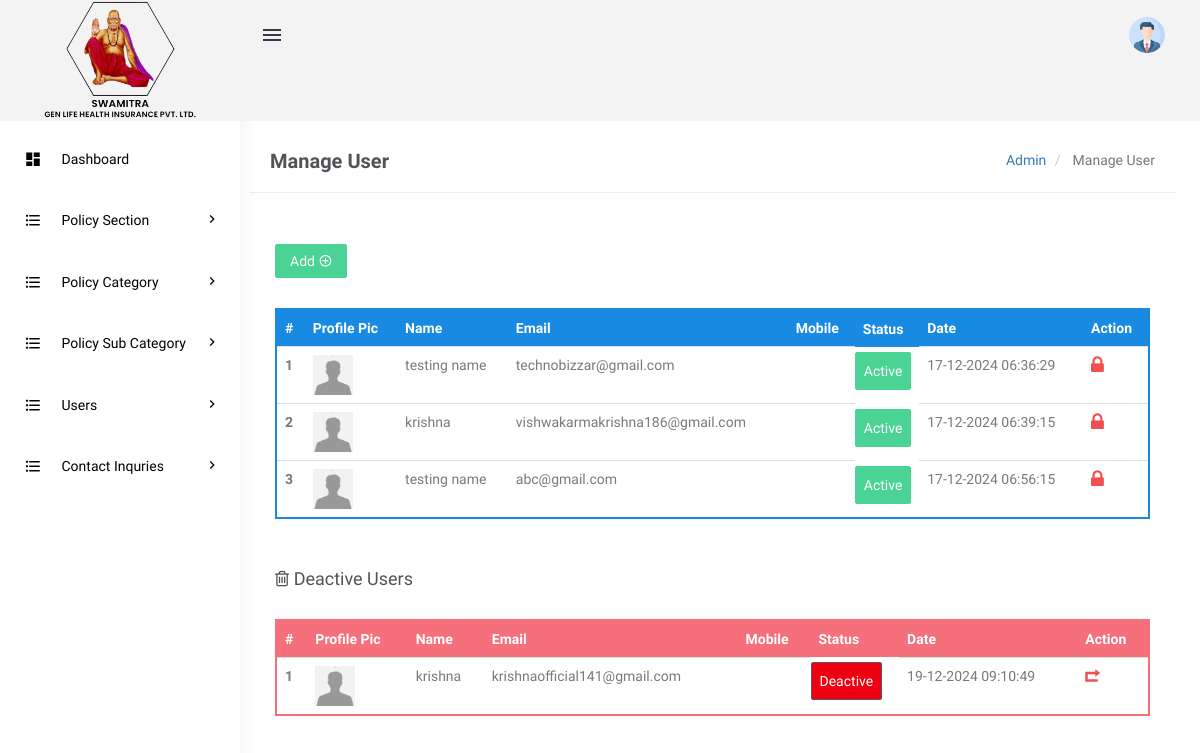
Screenshot of /swamitra-admin/List-User.php (signed in) with the database file from the repository.
### tables this page shows
CREATE TABLE `users` (
  `id` int(11) NOT NULL,
  `name` varchar(255) NOT NULL,
  `email` varchar(255) NOT NULL,
  `mobile` varchar(255) NOT NULL,
  `Is_Active` int(1) DEFAULT NULL,
  `profile_picture` varchar(255) NOT NULL,
  `password` varchar(255) NOT NULL,
  `created_at` timestamp NOT NULL DEFAULT current_timestamp()
);

### swamitra-admin/List-User.php (the view, shortened to what this page needs)
<?php
include('includes/config.php');
if(strlen($_SESSION['login'])==0)
  {
header('location:index.php');
}
else{
?>
<!DOCTYPE html>
<html lang="en">
<head>
    <link href="assets/css/bootstrap.min.css" rel="stylesheet" type="text/css" />
    <link href="assets/css/core.css" rel="stylesheet" type="text/css" />
    <link href="assets/css/components.css" rel="stylesheet" type="text/css" />
    <link href="assets/css/icons.css" rel="stylesheet" type="text/css" />
    <link href="assets/css/pages.css" rel="stylesheet" type="text/css" />
    <link href="assets/css/menu.css" rel="stylesheet" type="text/css" />
    <link href="assets/css/responsive.css" rel="stylesheet" type="text/css" />
    <link rel="stylesheet" href="../plugins/switchery/switchery.min.css">
</head>
<body class="fixed-left">
    <div id="wrapper">
        <?php include('includes/topheader.php');?>
        <?php include('includes/leftsidebar.php');?>
        <div class="content-page">
            <div class="content">
                <div class="container">
                    <div class="row">
                        <div class="col-xs-12">
                            <div class="page-title-box">
                                <h4 class="page-title">Manage User</h4>
                                <ol class="breadcrumb p-0 m-0">
                                    <li>
                                        <a href="#">Admin</a>
                                    </li>
                                    <li class="active">
                                        Manage User
                                    </li>
                                </ol>
                                <div class="clearfix"></div>
                            </div>
                        </div>
                    </div>
                    <div class="row">
                        <div class="col-sm-6">
                        </div>
                        <div class="row">
                            <div class="col-md-12">
                                <div class="demo-box m-t-20">
                                    <div class="m-b-30">
                                        <a href="add-category.php">
                                            <button id="addToTable" class="btn btn-success waves-effect waves-light">Add
                                                <i class="mdi mdi-plus-circle-outline"></i></button>
                                        </a>
                                    </div>
                                    <div class="table-responsive">
                                        <table class="table m-0 table-colored-bordered table-bordered-primary">
                                            <thead>
                                                <tr>
                                                    <th>#</th>
                                                    <th>Profile Pic</th>
                                                    <th>Name</th>
                                                    <th>Email</th>
                                                    <th>Mobile</th>
                                                    <th>Status</th>
                                                    <th>Date</th>
                                                    <th>Action</th>
                                                </tr>
                                            </thead>
                                            <tbody>
                                                <?php
        $query = mysqli_query($con, "SELECT * FROM users WHERE Is_Active = 1");
        $cnt = 1;
        while ($row = mysqli_fetch_array($query)) {
        ?>
                                                <tr>
                                                    <th scope="row"><?php echo htmlentities($cnt); ?></th>
                                                    <td>
                                                        <img src="../<?php echo htmlentities($row['profile_picture']); ?>"
                                                            alt="Profile Pic" width="40" height="40">
                                                    </td>
                                                    <td><?php echo htmlentities($row['name']); ?></td>
                                                    <td><?php echo htmlentities($row['email']); ?></td>
                                                    <td><?php echo htmlentities($row['mobile']); ?></td>
                                                    <td style="margin-top: 5px;"
                                                        class="btn <?php echo $row['Is_Active'] == 1 ? 'btn-success' : 'btn-danger'; ?>">
                                                        <?php
        echo $row['Is_Active'] == 1 ? 'Active' : 'Deactive';
    ?>
                                                    </td>
                                                    <td>
                                                        <?php
                    echo date('d-m-Y H:i:s', strtotime($row['created_at']));
                ?>
                                                    </td>
                                                    <td>
                                                        <a
                                                        href="List-User.php?rid=<?php echo htmlentities($row['id']); ?>&&action=del">
                                                            <i class="fa fa-lock" style="color: #f05050 ; font-size: 20px"
                                                                title="Deactivate User"></i>
                                                        </a>
                                                    </td>
                                                </tr>
                                                <?php
        $cnt++;
        }
        ?>
                                            </tbody>
                                        </table>
                                    </div>
                                </div>
                            </div>
                        </div>
                        <div class="row">
                            <div class="col-md-12">
                                <div class="demo-box m-t-20">
                                    <div class="m-b-30">
                                        <h4><i class="fa fa-trash-o"></i> Deactive Users</h4>
                                    </div>
                                    <div class="table-responsive">
                                        <table class="table m-0 table-colored-bordered table-bordered-danger">
                                            <thead>
                                                <tr>
                                                    <th>#</th>
                                                    <th>Profile Pic</th>
                                                    <th>Name</th>
                                                    <th>Email</th>
                                                    <th>Mobile</th>
                                                    <th>Status</th>
                                                    <th>Date</th>
                                                    <th>Action</th>
                                                </tr>
                                            </thead>
                                            <tbody>
                                                <?php
        $query = mysqli_query($con, "SELECT * FROM users WHERE Is_Active = 0");
        $cnt = 1;
        while ($row = mysqli_fetch_array($query)) {
        ?>
                                                <tr>
                                                    <th scope="row"><?php echo htmlentities($cnt); ?></th>
                                                    <td>
                                                        <img src="../<?php echo htmlentities($row['profile_picture']); ?>"
                                                            alt="Profile Pic" width="40" height="40">
                                                    </td>
                                                    <td><?php echo htmlentities($row['name']); ?></td>
                                                    <td><?php echo htmlentities($row['email']); ?></td>
                                                    <td><?php echo htmlentities($row['mobile']); ?></td>
                                                    <td style="margin-top: 5px;"
                                                        class=" btn <?php echo $row['Is_Active'] == 1 ? 'btn-success' : 'btn-danger'; ?>">
                                                        <?php
        echo $row['Is_Active'] == 1 ? 'Active' : 'Deactive';
    ?>
                                                    </td>
                                                    <td>
                                                        <?php
                    echo date('d-m-Y H:i:s', strtotime($row['created_at']));
                ?>
                                                    </td>
                                                    <td>
                                                        <a
                                                            href="List-User.php?resid=<?php echo htmlentities($row['id']); ?>&&action=del">
                                                            <i class="ion-arrow-return-right" style="color: #f05050;font-size: 20px"
                                                                title="Restore User"></i>
                                                        </a>
                                                    </td>
                                                </tr>
                                                <?php
        $cnt++;
        }
        ?>
                                            </tbody>
                                        </table>
                                    </div>
                                </div>
                            </div>
                        </div>
                    </div>
                </div>
            </div>
        </div>
</body>
</html>
<?php } ?>

### swamitra-admin/assets/css/core.css (style rules this page uses)
body { font-family: 'Varela Round', sans-serif; margin: 0; overflow-x: hidden; color: #797979; }
html { position: relative; min-height: 100%; }
.h1, .h2, .h3, .h4, .h5, .h6, h1, h2, h3, h4, h5, h6 { color: #505458; font-family: 'Hind Madurai', sans-serif; margin: 10px 0; }
* { outline: none !important; }
.container { width: auto; }
.p-0 { padding: 0 !important; }
.m-0 { margin: 0 !important; }
.m-t-20 { margin-top: 20px !important; }
.m-b-30 { margin-bottom: 30px !important; }
.row { margin-right: -10px; margin-left: -10px; }
.col-lg-1, .col-lg-10, .col-lg-11, .col-lg-12, .col-lg-2, .col-lg-3, .col-lg-4, .col-lg-5, .col-lg-6, .col-lg-7, .col-lg-8, .col-lg-9, .col-md-1, .col-md-10, .col-md-11, .col-md-12, .col-md-2, .col-md-3, .col-md-4, .col-md-5, .col-md-6, .col-md-7, .col-md-8, .col-md-9, .col-sm-1, .col-sm-10, .col-sm-11, .col-sm-12, .col-sm-2, .col-sm-3, .col-sm-4, .col-sm-5, .col-sm-6, .col-sm-7, .col-sm-8, .col-sm-9, .col-xs-1, .col-xs-10, .col-xs-11, .col-xs-12, .col-xs-2, .col-xs-3, .col-xs-4, .col-xs-5, .col-xs-6, .col-xs-7, .col-xs-8, .col-xs-9 { padding-left: 10px; padding-right: 10px; }
.breadcrumb { background-color: transparent; margin-bottom: 15px; padding-top: 10px; padding-left: 0; }
.waves-effect { position: relative; cursor: pointer; display: inline-block; overflow: hidden; -webkit-user-select: none; -moz-user-select: none; -ms-user-select: none; user-select: none; -webkit-tap-highlight-color: transparent; vertical-align: middle; z-index: 1; will-change: opacity, transform; -webkit-transition: all 0.3s ease-out; -moz-transition: all 0.3s ease-out; -o-transition: all 0.3s ease-out; -ms-transition: all 0.3s ease-out; transition: all 0.3s ease-out; }
.demo-box { padding: 10px 15px; }

### swamitra-admin/assets/css/menu.css (style rules this page uses)
.content-page { margin-left: 225px; overflow: hidden; }
.content-page .content { padding:60px 30px 10px 30px; margin-top: 70px; }
.page-title { font-size: 20px; margin-bottom: 0; margin-top: 0; font-weight: 600; }
.page-title-box { padding: 20px; border-bottom: 1px solid #eee; margin: 0 -20px 20px -20px; }
.page-title-box .page-title { margin-bottom: 0; float: left; }
.page-title-box .breadcrumb { float: right; background-color: transparent !important; }

### rows the page displays
users: profile_picture (placeholder picture), name "testing name", email "technobizzar@gmail.com", Is_Active "Active", created_at "17-12-2024 06:36:29"
users: profile_picture (placeholder picture), name "krishna", email "vishwakarmakrishna186@gmail.com", Is_Active "Active", created_at "17-12-2024 06:39:15"
users: profile_picture (placeholder picture), name "testing name", email "abc@gmail.com", Is_Active "Active", created_at "17-12-2024 06:56:15"
users: profile_picture (placeholder picture), name "krishna", email "krishnaofficial141@gmail.com", Is_Active "Deactive", created_at "19-12-2024 09:10:49"
